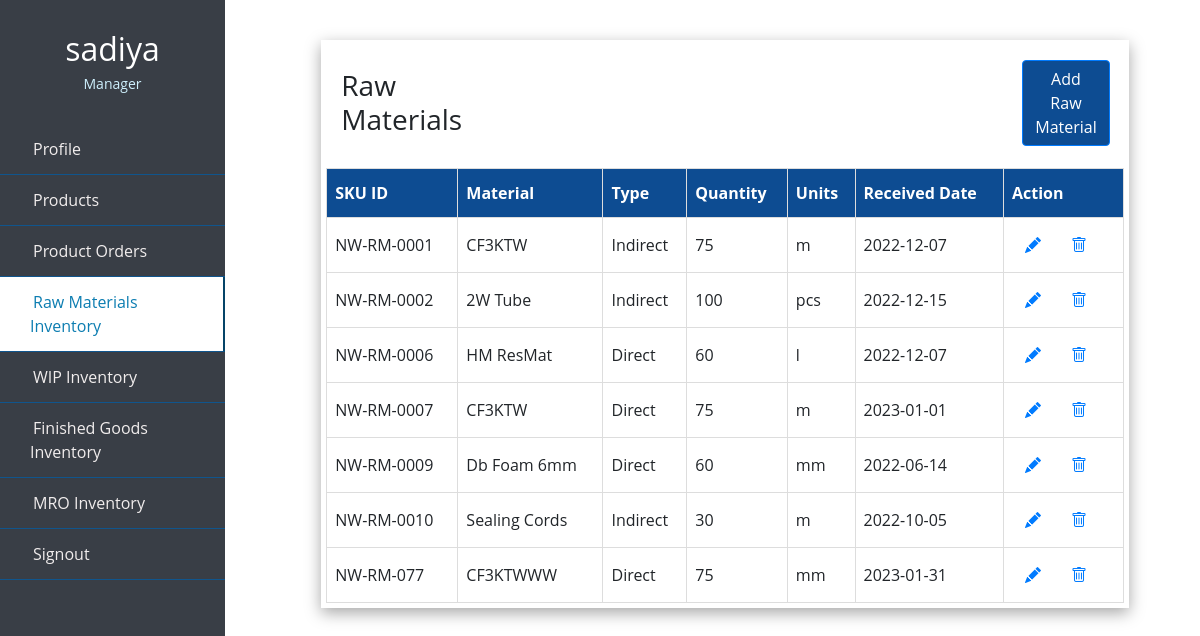
Page /manager_rawmaterials.php (signed in) on the committed database.
### tables this page shows
CREATE TABLE `raw_materials` (
  `sku_id` varchar(10) NOT NULL,
  `material` varchar(50) NOT NULL,
  `type` varchar(20) NOT NULL,
  `quantity` int(20) NOT NULL,
  `units` varchar(10) NOT NULL,
  `received_date` varchar(10) NOT NULL
);

### manager_rawmaterials.php (the view, shortened to what this page needs)
<?php
include 'partial/dbconnect.php';
?>
<!doctype html>
<html lang="en">
  <head>
    <link rel="stylesheet" href="https://stackpath.bootstrapcdn.com/bootstrap/4.4.1/css/bootstrap.min.css">
    <link rel="stylesheet" href="style.css">
    <link rel="stylesheet" href="https://cdn.jsdelivr.net/npm/bootstrap-icons@1.7.2/font/bootstrap-icons.css">
  </head>
  <body>
  <div class="wrapper">
        <div class="sidebar">
            <div class="profile">
            <h2><?php echo $_SESSION['username']?></h2>
            <p>Manager</p>
            </div>
            <ul>
                <li>
                    <a href="manager_profile.php">
                        <span class="item">Profile</span>
                    </a>
                </li>
                <li>
                    <a href="manager_products.php" >
                        <span class="item">Products</span>
                    </a>
                </li>
                <li>
                    <a href="manager_porders.php">
                        <span class="item">Product Orders</span>
                    </a>
                </li>
                <li>
                    <a href="manager_rawmaterials.php" class="active">
                        <span class="item">Raw Materials Inventory</span>
                    </a>
                </li>
                <li>
                    <a href="manager_wip.php">
                        <span class="item">WIP Inventory</span>
                    </a>
                </li>
                <li>
                    <a href="manager_finishedg.php">
                        <span class="item">Finished Goods Inventory</span>
                    </a>
                </li>
                <li>
                    <a href="manager_mro.php">
                        <span class="item">MRO Inventory</span>
                    </a>
                </li>
                <li>
                        <a href="/project/logout.php"><span class="item">Signout</span></a>
                </li>
  </ul>
       </div>
</div>
<div class="content">
<div class="box">
<table class="user-info">
  <tr class="heading">
 <td> <h3><u>Raw Materials</u></h3></td>
 <td><button type="button" class="btn btn-primary"> <a class="but" href="m_add_rawmaterials.php">Add Raw Material</a></button></td>
    </tr>
  <table class="products">
    <thead>
  <tr>
    <th>SKU ID</th>
    <th>Material</th>
    <th>Type</th>
    <th>Quantity</th>
    <th>Units</th>
    <th>Received Date</th>
    <th>Action</th>
  </tr>
</thead>
<tbody>
<?php
  $sql = "SELECT * FROM `raw_materials`";
  $result = mysqli_query($conn, $sql);
    if ($result) {
      while($row = mysqli_fetch_assoc($result)) {
       $sku_id=$row['sku_id'];
          echo '<tr>
              <td>'.$row["sku_id"].'</td>
              <td>'.$row["material"].'</td>
              <td>'.$row["type"].'</td>
               <td>'.$row["quantity"].'</td>
               <td>'.$row["units"].'</td>
               <td>'.$row["received_date"].'</td>
               <td>
               <button type="button" class="btn btn-link"> <a href="edit_manager_rm.php?editid='.$sku_id.'">  <span class="bi bi-pencil-fill"></span></a></button>
               <button type="button" class="btn btn-link"><a href="delete_manager_rm.php?deleteid='.$sku_id.'"> <span class="bi bi-trash"></span></button>
</td>
             </tr>';
  }
}
?>
</tbody>
</table>
</div>
</div>
</body>
</html>

### style.css (style rules this page uses)
h2 { color: #8EC3B0; }
.item { padding: 3px; text-align: center; }
.wrapper .sidebar { background:#393E46; position: fixed; top: 0; left: 0; width: 225px; height: 100%; padding: 20px 0; transition: all 0.5s ease; }
.wrapper .sidebar .profile { margin-bottom: 30px; text-align: center; }
.wrapper .sidebar .profile h2 { color: #ffffff; margin: 10px 0 5px; }
.wrapper .sidebar .profile p { color: rgb(206, 240, 253); font-size: 14px; }
.wrapper .sidebar ul li a { display: block; padding: 13px 30px; border-bottom: 1px solid #10558d; color: rgb(241, 237, 237); font-size: 16px; position: relative; }
.wrapper .sidebar ul li a:hover, .wrapper .sidebar ul li a.active { color: #0c7db1; background:white; border-right: 2px solid rgb(5, 68, 104); }
.wrapper .sidebar ul li a:hover:before, .wrapper .sidebar ul li a.active:before { display: block; }
.content { border: 1px; background-color: #FEFCF3 ; margin-top: 80px; margin-bottom: 60px; margin-right: 20px; margin-left: 250px; }

### manager_rawmaterials.php (style rules this page uses)
.content { border: 1px; margin-top: 40px; margin-bottom: 60px; margin-right: 0px; margin-left: 250px; word-wrap: break-word; background-color:white; }
.but { color: white; }
* { list-style: none; text-decoration: none; margin: 0; padding: 0; box-sizing: border-box; font-family: 'Open Sans', sans-serif; }
.content .box { padding: 5px; width: 85%; box-shadow: rgba(0, 0, 0, 0.35) 0px 5px 15px; display: block; margin-left: auto; margin-right: auto; }
.content .box .user-info td, .user-info th { padding: 15px; }
.content .box .heading { font-family: Arial, Helvetica, sans-serif; font-size: 30px; }
.products { font-family: Arial, Helvetica, sans-serif; border-collapse: collapse; width: 100%; }
.products td, .products th { border: 1px solid #ddd; padding: 8px; }
.products th { padding-top: 12px; padding-bottom: 12px; text-align: left; background-color: #0D4C92; color: white; }
.btn-primary, .btn-primary:hover, .btn-primary:active, .btn-primary:visited { background-color: #0D4C92; margin-left: 530px; margin-bottom: 7px; }

### rows in the picture
raw_materials: sku_id "NW-RM-0001", material "CF3KTW", type "Indirect", quantity "75", units "m", received_date "2022-12-07"
raw_materials: sku_id "NW-RM-0002", material "2W Tube", type "Indirect", quantity "100", units "pcs", received_date "2022-12-15"
raw_materials: sku_id "NW-RM-0006", material "HM ResMat", type "Direct", quantity "60", units "l", received_date "2022-12-07"
raw_materials: sku_id "NW-RM-0007", material "CF3KTW", type "Direct", quantity "75", units "m", received_date "2023-01-01"
raw_materials: sku_id "NW-RM-0009", material "Db Foam 6mm", type "Direct", quantity "60", units "mm", received_date "2022-06-14"
raw_materials: sku_id "NW-RM-0010", material "Sealing Cords", type "Indirect", quantity "30", units "m", received_date "2022-10-05"
raw_materials: sku_id "NW-RM-077", material "CF3KTWWW", type "Direct", quantity "75", units "mm", received_date "2023-01-31"

### other values in the picture
$_SESSION['username'] "sadiya"
